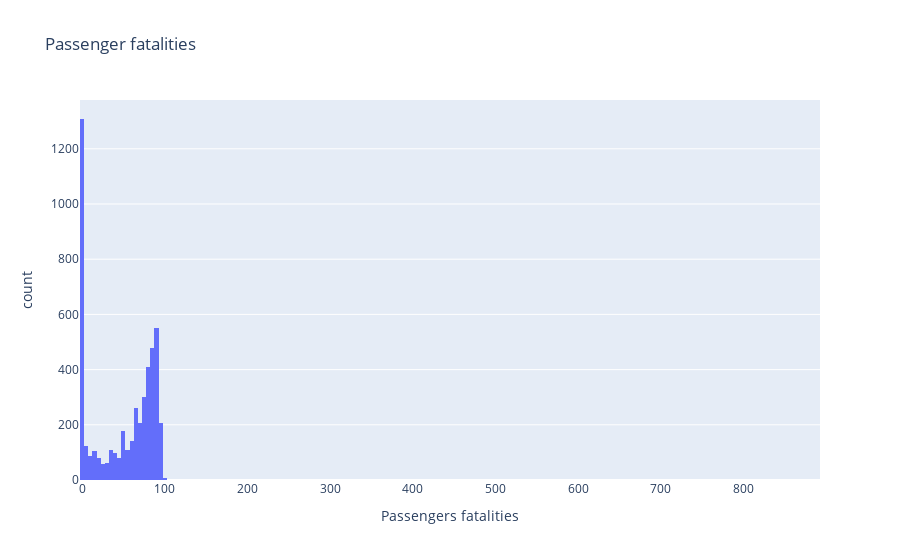

The code cell stored with this chart in its notebook:
### Code cell
fig = px.histogram(passengers_fatalities, x="Passengers fatalities", title="Passenger fatalities")
fig.show()

### Figure 1 — Plotly figure (JSON) as saved in the notebook; plotly's stock layout.template omitted (floating-point values rounded to 4 significant figures; data arrays with more than 128 entries replaced by an {"elided": "..."} marker saying what was removed)
{"data": [{"alignmentgroup": "True", "bingroup": "x", "hovertemplate": "Passengers fatalities=%{x}<br>count=%{y}<extra></extra>", "legendgroup": "", "marker": {"color": "#636efa", "pattern": {"shape": ""}}, "name": "", "offsetgroup": "", "orientation": "v", "showlegend": false, "type": "histogram", "x": {"elided": "4960 float values"}, "xaxis": "x", "yaxis": "y"}], "layout": {"barmode": "relative", "legend": {"tracegroupgap": 0}, "title": {"text": "Passenger fatalities"}, "xaxis": {"anchor": "y", "domain": [0, 1], "title": {"text": "Passengers fatalities"}}, "yaxis": {"anchor": "x", "domain": [0, 1], "title": {"text": "count"}}}}
